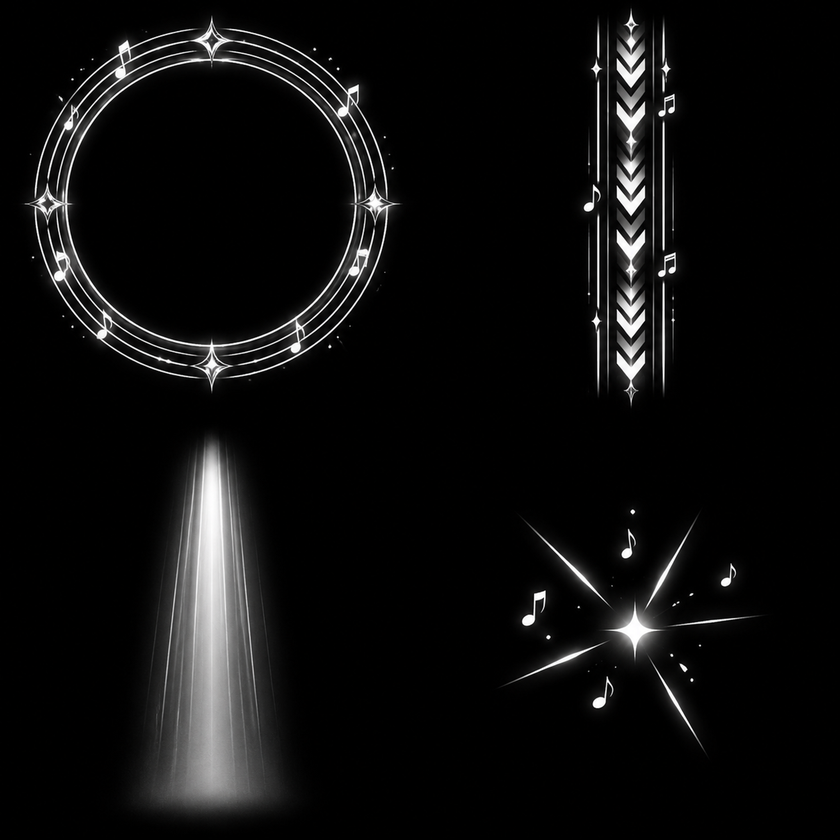
#> input picture _Inbox/music-combat-vfx-20261119/raw-atlas.png, 840 x 840 px, shrunk from 2048 x 2048 before the run, found by its file name
$ python process_music_combat_vfx.py
#> lines starting #> are read from the running program, lines starting #| are printed output that depends on the picture; after the words box and inside, x2 and y2 are one past the last pixel; in counts of white or black regions, pixels touching at a corner belong together
"""Preserve raw art; flood-clear background BEFORE alpha-edge crop."""
from pathlib import Path
from PIL import Image,ImageDraw,ImageChops
import json,hashlib
source=Path('_Inbox/music-combat-vfx-20261119/raw-atlas.png')
raw=Image.open(source).convert('RGB');w,h=raw.size
#> after `w, h = raw.size`: w = 840; h = 840
out=Path('Assets/_Game/Res/Texture/VFX/Music');out.mkdir(parents=True,exist_ok=True)
report={'source_sha256':hashlib.sha256(source.read_bytes()).hexdigest(),'source_size':[w,h],'assets':[]}
for name,x,y in [('T_MusicWarningRing',0,0),('T_MusicWarningLane',1,0),('T_MusicSpotBeam',0,1),('T_MusicImpact',1,1)]:
 tile=raw.crop((x*w//2,y*h//2,(x+1)*w//2,(y+1)*h//2))
 lum=tile.convert('L')
 # Flood-connected near-black exterior, preserving fine white decoration.
 background=lum.copy();ImageDraw.floodfill(background,(0,0),255,thresh=16)
 floodmask=ImageChops.subtract(background,lum).point(lambda v:255 if v>0 else 0)
 alpha=lum.point(lambda v:0 if v<8 else v)
 alpha.paste(0,(0,0),floodmask)
 # True black enclosed holes are also transparent; do not fill the ring center.
 bbox=alpha.point(lambda v:255 if v>8 else 0).getbbox()
 if not bbox:raise RuntimeError('Empty tile '+name)
 pad=16;box=(max(0,bbox[0]-pad),max(0,bbox[1]-pad),min(tile.width,bbox[2]+pad),min(tile.height,bbox[3]+pad))
 rgba=Image.new('RGBA',tile.size,'white');rgba.putalpha(alpha);rgba=rgba.crop(box)
 if name=='T_MusicSpotBeam':rgba=rgba.transpose(Image.Transpose.ROTATE_90)
 # Lane chevrons point in +V (forward on the ground).
 if name=='T_MusicWarningLane':rgba=rgba.transpose(Image.Transpose.FLIP_TOP_BOTTOM)
 rgba.save(out/(name+'.png'))
 report['assets'].append({'name':name,'cell':[x,y],'alpha_crop':box,'size':list(rgba.size),'flood_then_crop':True})
#> this loop made 4 passes
#> (bbox, box) on passes 1 to 4: ((22, 15, 403, 394), (6, 0, 419, 410)), ((161, 8, 260, 408), (145, 0, 276, 420)), ((131, 13, 291, 400), (115, 0, 307, 416)), ((81, 87, 342, 335), (65, 71, 358, 351))
#> pass 1, `tile=raw.crop((x*w//2,y*h//2,(x+1)*w//2,(y+1)*h//2))`:
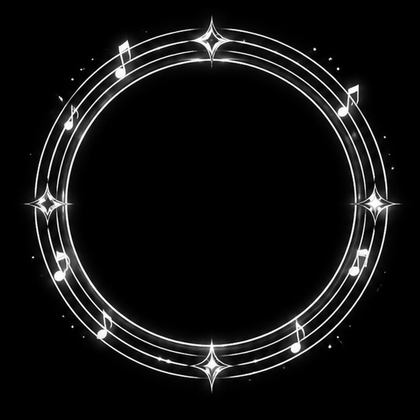
#> tile: PIL image 420x420 RGB; mean R, G, B 16.6, 16.4, 16.4
#> pass 1, `floodmask=ImageChops.subtract(background,lum).point(lambda v:255 if v>..`:
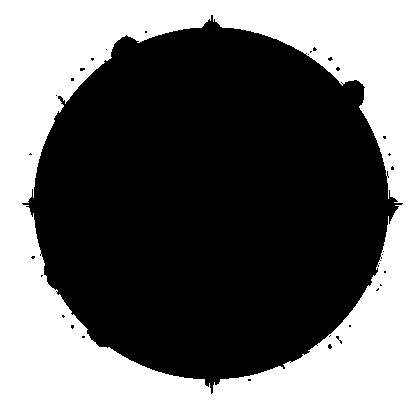
#> floodmask: PIL image 420x420 L; 43.5% white; 1 white region, box (x1, y1, x2, y2) and area: (0, 0, 420, 420) 76783
#> after the loop:
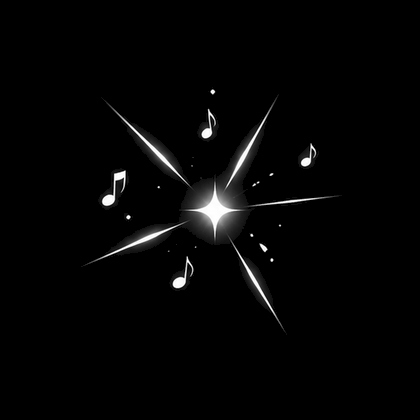
#> alpha: PIL image 420x420 L; min 0, max 255, mean 5.1
#> after the loop:
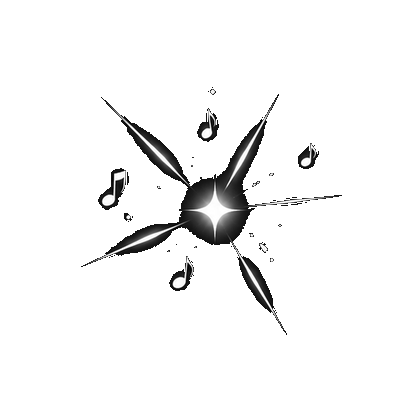
#> background: PIL image 420x420 L; min 0, max 255, mean 244.1
Path('_Inbox/music-combat-vfx-20261119/processing.json').write_text(json.dumps(report,indent=2))
print(json.dumps(report,indent=2))
#> (printed output is left out)
